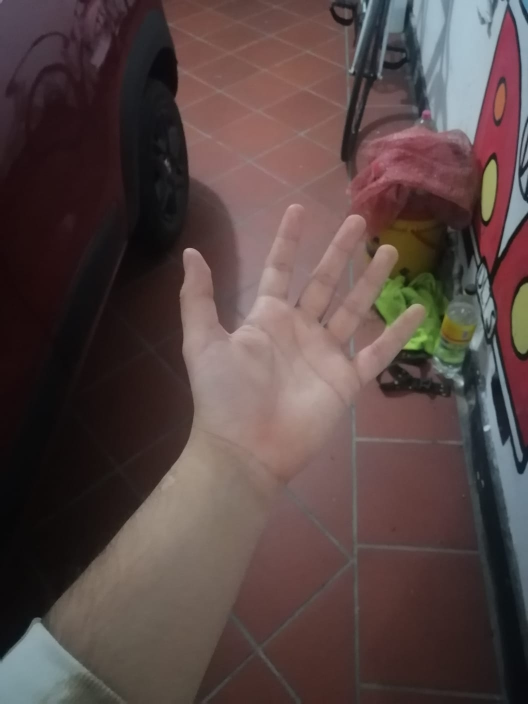
#> input picture Images/indoor.jpg, 1056 x 1408 px (shown at 1/2 size)
$ jupyter execute taller1.ipynb
#> lines starting #> are read from the running program, lines starting #| are printed output that depends on the picture
# Taller #1

Integrantes:

Juliana Catalina De Castro Moreno - jdec@unal.edu.co

Juan Manuel De La Torre Sanchez - jdela@unal.edu.co

---

Todo el codigo fuente puede encontrarse en el siguiente repositorio:
[Github](https://github.com/JM-delatorre/TecnicasIA)

## Import
Primero importamos todas las librerias necesarias para el proyecto

[cell 1]
import numpy as np
import cv2 as cv
from matplotlib import pyplot as plt

## Funciones

Aqui tendremos las fuinciones necesarias para nuestras comparaciones

[cell 2]
def loadAndConvertImage(filename):
#> called with filename = 'Images/indoor.jpg'
  img = cv.imread(filename)
#> img is the input picture: shape (1408, 1056, 3); mean B, G, R 68.3, 70, 87.5
  gray = cv.cvtColor(img, cv.COLOR_BGR2GRAY)
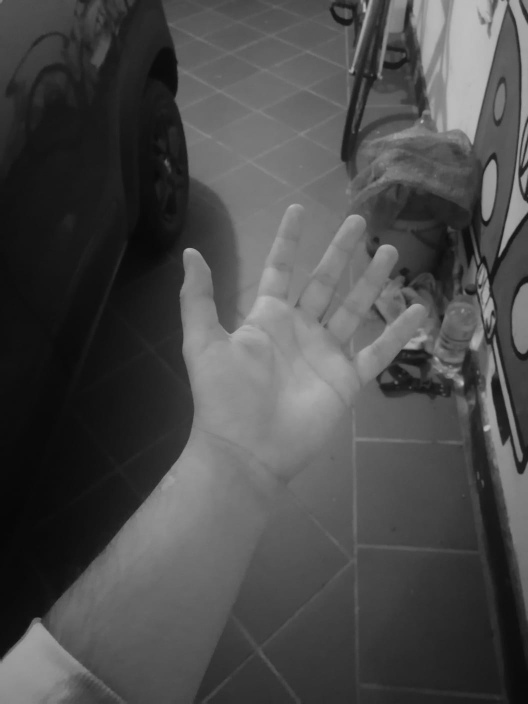
#> gray: shape (1408, 1056) (shown at 1/2 size); min 7, max 189, mean 75
  return gray

def calcHistogram(image, bins, normalize):
#> called with bins = 256, normalize = True
  hist = cv.calcHist([image], [0], None, [bins], [0,256])
#> hist = 256 values, max 24991 at index 16, min 0 at index 0, mean 5808

  assert len(image.shape) == 2, "La imagen no es 2D (escala de grises)"
  assert image.dtype in [np.uint8, np.float32], "Tipo de datos no válido para la imagen"
  if normalize:
    hist_norm = cv.normalize(hist, hist).flatten()
#> hist_norm = 256 values, max 0.198 at index 16, min 0 at index 0, mean 0.0461
    return hist_norm
  else:
    return hist

def compareHistograms(hist1, hist2, method):
  result = cv.compareHist(hist1, hist2, method)
  return result

## Logica punto a

En la parte A donde se compara los diferentes histogramas de la foto en interior

[cell 3]
img = loadAndConvertImage('Images/indoor.jpg')
plt.figure(1)

plt.subplot(332), plt.imshow(img, cmap='gray'), plt.title('Image')
plt.subplot(334), plt.hist(calcHistogram(img, 256, True)) ,plt.title('256 Bins (Norm)')
plt.subplot(335), plt.hist(calcHistogram(img, 256, False)) ,plt.title('256 Bins (No Norm)')
plt.subplot(336), plt.hist(calcHistogram(img, 2, True),facecolor='r'), plt.title('2 Bins (Norm)')
plt.subplot(339), plt.hist(calcHistogram(img, 2, False),facecolor='r'), plt.title('2 Bins (No Norm)')
plt.subplot(337), plt.hist(calcHistogram(img, 16,True),facecolor='g'), plt.title('16 Bins (Norm)')
plt.subplot(338), plt.hist(calcHistogram(img, 16, False),facecolor='g'), plt.title('16 Bins (No Norm)')
plt.subplots_adjust(top=0.95, bottom=0.05, left=0.10, right=0.95, hspace=0.50, wspace=0.80)

plt.show()
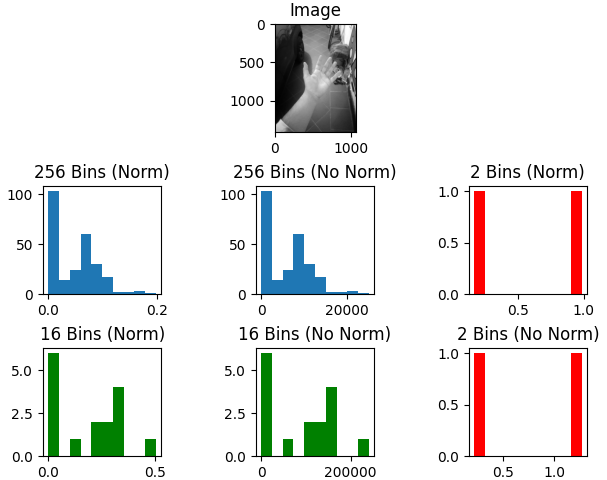
#> figure drawn by matplotlib, 7 panels; panel 2: tallest bar 103 high, from x = 0 to 0.0198; panel 3: tallest bar 103 high, from x = 0 to 2499.1; panel 6: tallest bar 6 high, from x = 0 to 0.0503; panel 7: tallest bar 6 high, from x = 0 to 24072.9

[cell 4]
img2 = loadAndConvertImage('Images/indoor_2.jpg')
#> call 2 of loadAndConvertImage, with filename = 'Images/indoor_2.jpg'
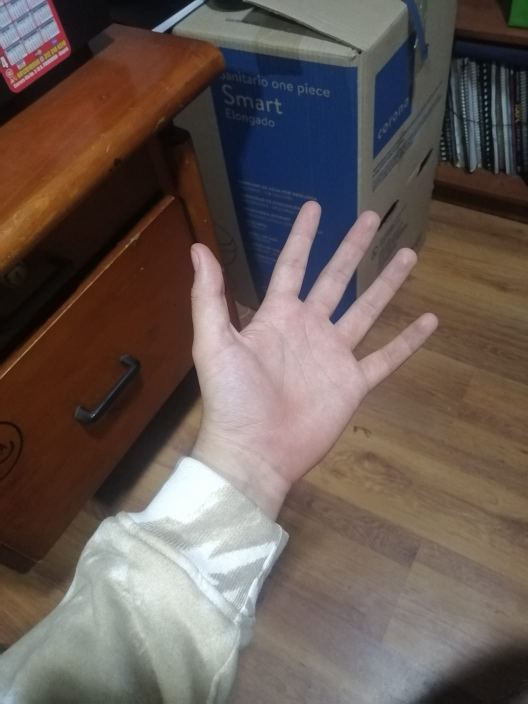
#> input picture Images/indoor_2.jpg, 1056 x 1408 px (shown at 1/2 size)
#> in loadAndConvertImage, img is the input picture: shape (1408, 1056, 3); mean B, G, R 84.7, 90.8, 104
#> in loadAndConvertImage (call 2), `gray = cv.cvtColor(img, cv.COLOR_BGR2GRAY)`:
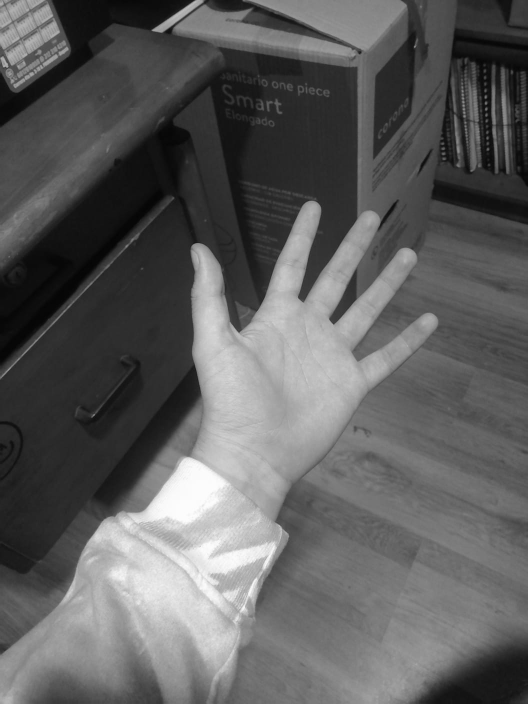
#> gray: shape (1408, 1056) (shown at 1/2 size); min 3, max 253, mean 94.1
bin_counts = [2, 16, 256]
methods = ["CORRELACION", "CHISQR", "INTERSECT","BHATTACHARYYA"]

indoor_histograms = [calcHistogram(img, bins, True) for bins in bin_counts]
#> indoor_histograms = 3 items
indoor_2_histograms = [calcHistogram(img2, bins, True) for bins in bin_counts]
#> indoor_2_histograms = 3 items

plt.figure(1)

plt.subplot(221), plt.imshow(img, cmap='gray'), plt.title('Image indoor 1')
plt.subplot(222), plt.imshow(img2, cmap='gray'), plt.title('Image indoor 2')
plt.subplot(223), plt.hist(indoor_histograms[2]), plt.title('Histograma indoor 1 (256 bins)')
plt.subplot(224), plt.hist(indoor_2_histograms[2]), plt.title('Histograma indoor 2 (256 bins)')
plt.subplots_adjust(top=0.95, bottom=0.05, left=0.10, right=0.95, hspace=0.50, wspace=0.80)

plt.show()
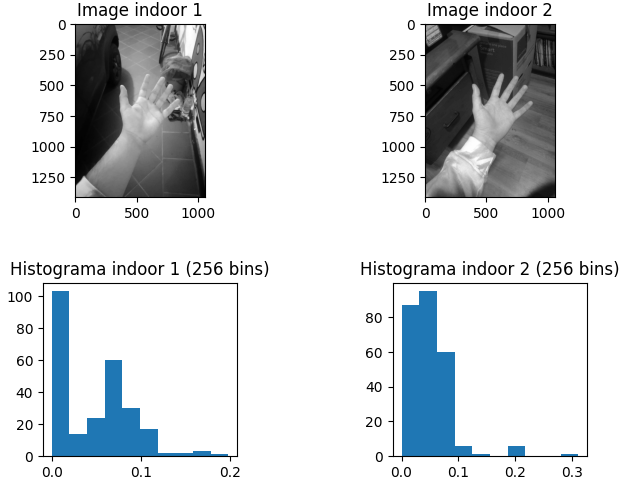
#> figure drawn by matplotlib, 4 panels; panel 3: tallest bar 103 high, from x = 0 to 0.0198; panel 4: tallest bar 95 high, from x = 0.0311 to 0.0622

for i in range(len(bin_counts)):
  for j in range(len(methods)):
    comp = compareHistograms(indoor_histograms[i], indoor_2_histograms[i], j)
    print(f"Comparison (indoor,  bins {bin_counts[i]}, method: {methods[j]} ): {comp}")
  print("==============================================================================")
#> this loop made 3 passes

## Logica Punto B

Para la segunda parte se hace una comparacion con las imagenes del exterior

[cell 5]
img_outdoor_normal = loadAndConvertImage('Images/outdoor_normal.jpg')
#> call 3 of loadAndConvertImage, with filename = 'Images/outdoor_normal.jpg'
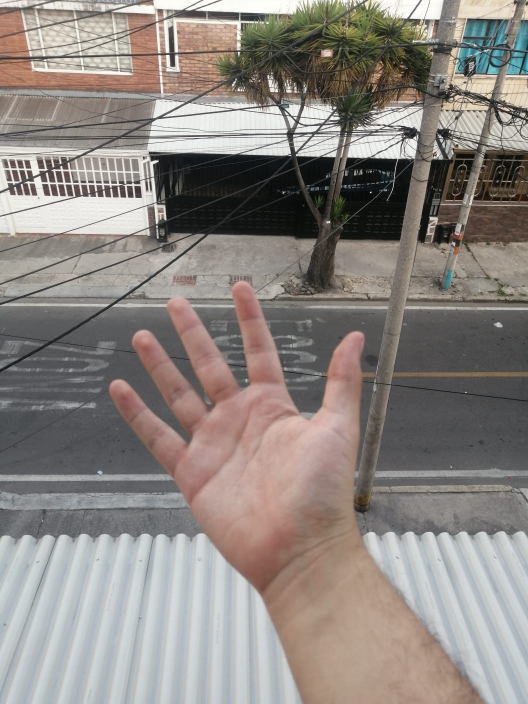
#> input picture Images/outdoor_normal.jpg, 1056 x 1408 px (shown at 1/2 size)
#> in loadAndConvertImage, img is the input picture: shape (1408, 1056, 3); mean B, G, R 129.3, 134.1, 140.9
#> in loadAndConvertImage (call 3), `gray = cv.cvtColor(img, cv.COLOR_BGR2GRAY)`:
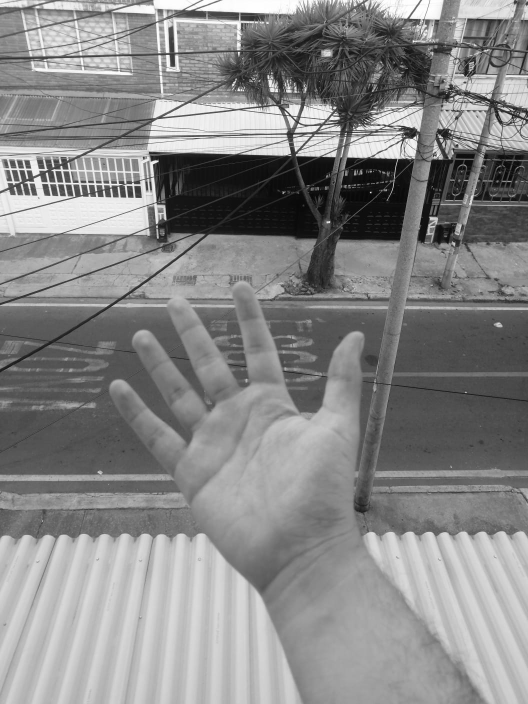
#> gray: shape (1408, 1056) (shown at 1/2 size); min 0, max 255, mean 135.5
img_outdoor_direct_light = loadAndConvertImage('Images/outdoor_direct_light.jpg')
#> call 4 of loadAndConvertImage, with filename = 'Images/outdoor_direct_light.jpg'
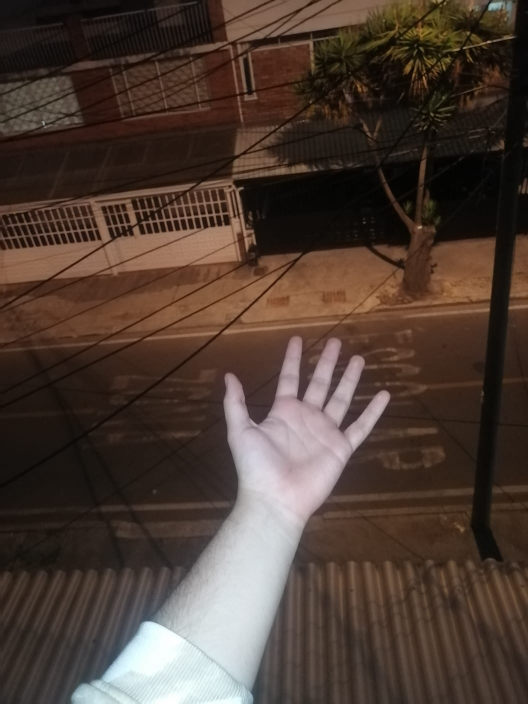
#> input picture Images/outdoor_direct_light.jpg, 1056 x 1408 px (shown at 1/2 size)
#> in loadAndConvertImage, img is the input picture: shape (1408, 1056, 3); mean B, G, R 52.4, 61.3, 77.4
#> in loadAndConvertImage (call 4), `gray = cv.cvtColor(img, cv.COLOR_BGR2GRAY)`:
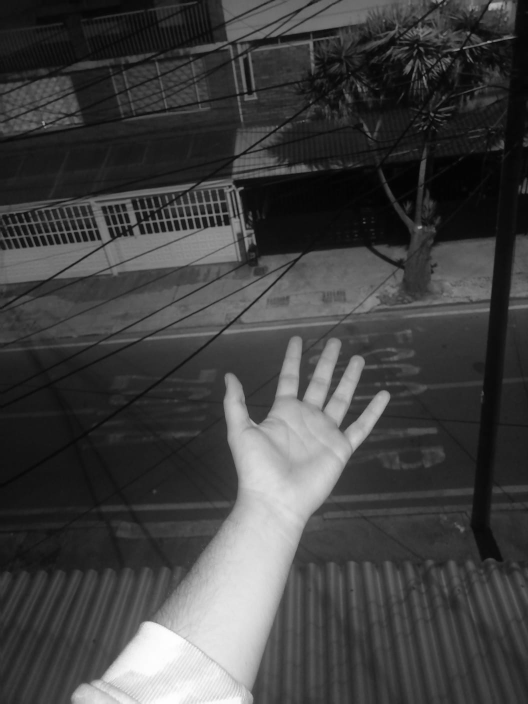
#> gray: shape (1408, 1056) (shown at 1/2 size); min 1, max 254, mean 65.1

bin_counts = [8,32]
methods = ["CORRELACION", "CHISQR", "INTERSECT","BHATTACHARYYA"]

indoor_histograms = [calcHistogram(img, bins, True) for bins in bin_counts]
#> indoor_histograms = 2 items
outdoor_normal_histograms = [calcHistogram(img_outdoor_normal, bins, True) for bins in bin_counts]
#> outdoor_normal_histograms = 2 items
outdoor_direct_light_histograms = [calcHistogram(img_outdoor_direct_light, bins, True) for bins in bin_counts]
#> outdoor_direct_light_histograms = 2 items

plt.figure(1)

plt.subplot(231), plt.imshow(img, cmap='gray'), plt.title('Image indoor ')
plt.subplot(232), plt.imshow(img_outdoor_normal, cmap='gray'), plt.title('Image outdoor normal')
plt.subplot(233), plt.imshow(img_outdoor_direct_light, cmap='gray'), plt.title('Image outdoor direct light')
plt.subplot(234), plt.hist(indoor_histograms[1]), plt.title(' indoor')
plt.subplot(235), plt.hist(outdoor_normal_histograms[1]), plt.title('outdoor normal')
plt.subplot(236), plt.hist(outdoor_direct_light_histograms[1]), plt.title('outdoor direct light ')
plt.subplots_adjust(top=0.95, bottom=0.05, left=0.10, right=0.95, hspace=0.50, wspace=0.80)

plt.show()
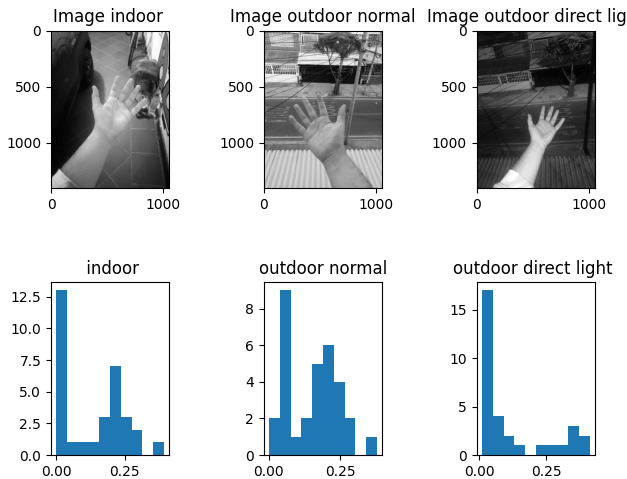
#> figure drawn by matplotlib, 6 panels; panel 4: tallest bar 13 high, from x = 0 to 0.0394; panel 5: tallest bar 9 high, from x = 0.0397 to 0.0773; panel 6: tallest bar 17 high, from x = 0.0118 to 0.0519
print("COMPARACION CON OUTDOOR NORMAL")
for i in range(len(bin_counts)):
  for j in range(len(methods)):
    comp = compareHistograms(indoor_histograms[i], outdoor_normal_histograms[i], j)
    print(f"Comparison (indoor,  bins {bin_counts[i]}, method: {methods[j]} ): {comp}")
  print("==============================================================================")
#> this loop made 2 passes
print()
print()
print("COMPARACION CON OUTDOOR DIRECT LIGHT")
for i in range(len(bin_counts)):
  for j in range(len(methods)):
    comp = compareHistograms(indoor_histograms[i], outdoor_normal_histograms[i], j)
    print(f"Comparison (indoor,  bins {bin_counts[i]}, method: {methods[j]} ): {comp}")
  print("==============================================================================")
